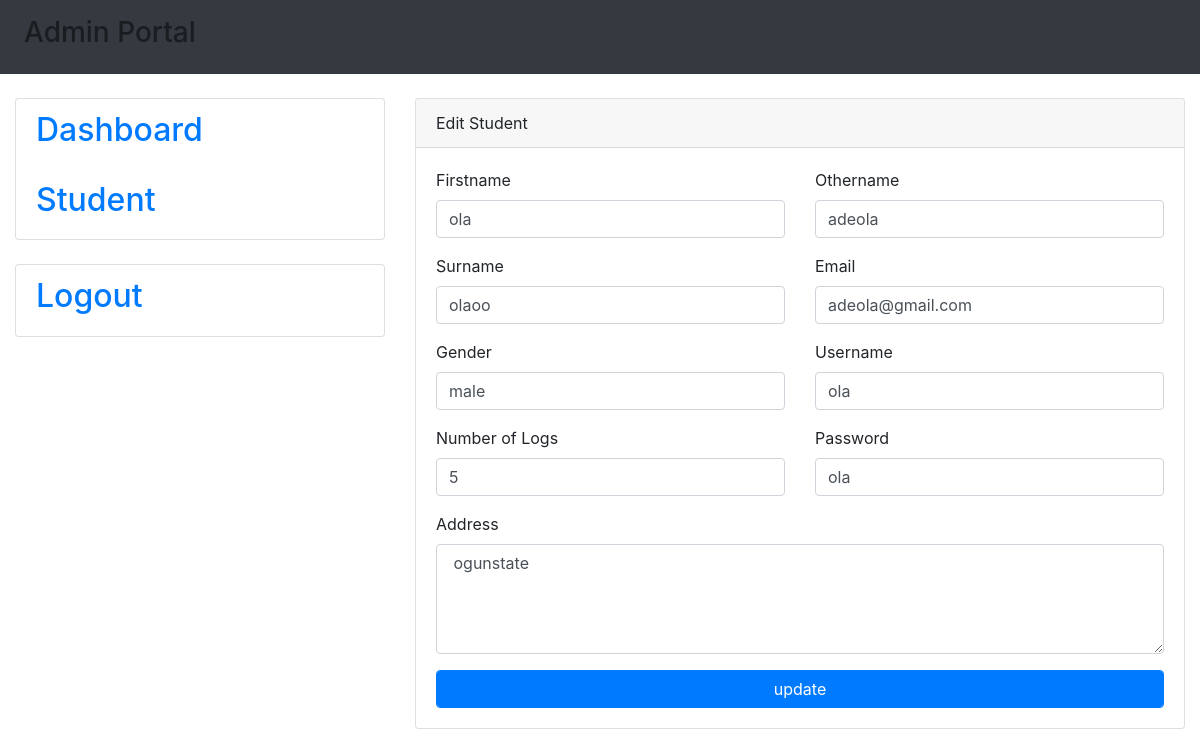
The app's page /admin/edit-student.php?student_id=4 with its own data.
### tables this page shows
CREATE TABLE IF NOT EXISTS `profile` (
  `student_id` int(10) NOT NULL AUTO_INCREMENT,
  `firstname` varchar(55) NOT NULL,
  `othername` varchar(55) NOT NULL,
  `lastname` varchar(55) NOT NULL,
  `gender` varchar(55) NOT NULL,
  `email` varchar(55) NOT NULL,
  `username` varchar(55) NOT NULL,
  `password` varchar(55) NOT NULL,
  `address` varchar(75) NOT NULL,
  `logs` varchar(12) NOT NULL,
  PRIMARY KEY (`student_id`)
);

### classes/DB.class.php (called while the page is built, shortened)
<?php
 Class DB
 {
 	public $db_details = ['host'=>'localhost','user'=>'root','pass'=>'','dbname'=>'student','charset'=>'utf8'];
 	public function __construct()
 	{
 		$dsn = "mysql:host=".$this->db_details['host'].";dbname=".$this->db_details['dbname'].";charset=".$this->db_details['charset'];
 		$option = [
 			PDO::ATTR_ERRMODE => PDO::ERRMODE_EXCEPTION,
 			PDO::ATTR_DEFAULT_FETCH_MODE => PDO::FETCH_ASSOC,
 			PDO::ATTR_EMULATE_PREPARES => false
 		];
 		try {
 			$this->pdo = new PDO($dsn, $this->db_details['user'],$this->db_details['pass'],$option);
 		} catch (\PDOException $e) {
 			throw new  \PDOException($e->getMessage(), (int)$e->getCode());
 		}
 	}
 }
 ?>

### classes/Student.class.php (called while the page is built, shortened)
<?php
class Student extends DB
{
	public function view_student_by_id($id)
	{
		$stmt = $this->pdo->prepare("SELECT * FROM `profile` WHERE `student_id`=:id");
		 $stmt->execute(array(":id"=>$id));
		  $editRow=$stmt->fetch(PDO::FETCH_ASSOC);
		  return $editRow;
	}
}
?>

### admin/edit-student.php (the view, shortened to what this page needs)
	<?php
	include '../includes/header.php';
	include '../includes/sidebar.php';
	include('../classes/DB.class.php');
	include('../classes/Student.class.php');
	?>
	<?php
	$get_student = new Student();
	$id = $_GET['student_id'];
	?>
	<div class="col-8">
		<div class="card">
			<div class="card-header">Edit Student</div>
			<div class="card-body">
				<?php
				$fetch = $get_student->view_student_by_id($id);
				?>
				<form method="POST">
					<div class="row">
						<div class="col-6">
							<div class="form-group">
								<label>Firstname</label>
								<input type="text" name="firstname" class="form-control" value="<?php  echo $fetch['firstname']; ?>">
							</div>
							<div class="form-group">
								<label>Surname</label>
								<input type="text" name="lastname" class="form-control" value="<?php  echo $fetch['lastname']; ?>">
							</div>
							<div class="form-group">
								<label>Gender</label>
								<input type="text" name="gender" class="form-control" value="<?php  echo $fetch['gender']; ?>">
							</div>
							<div class="form-group">
								<label>Number of Logs</label>
								<input type="text" name="logs" class="form-control" value="<?php  echo $fetch['logs']; ?>" >
							</div>
						</div>
						<div class="col-6">
							<div class="form-group">
								<label>Othername</label>
								<input type="text" name="othername" class="form-control" value="<?php  echo $fetch['othername']; ?>">
							</div>
							<div class="form-group">
								<label>Email</label>
								<input type="email" name="email" class="form-control" value="<?php  echo $fetch['email']; ?>">
							</div>
							<div class="form-group">
								<label>Username</label>
								<input type="text" name="username" class="form-control" value="<?php  echo $fetch['username']; ?>">
							</div>
							<div class="form-group">
								<label>Password</label>
								<input type="text" name="password" class="form-control" value="<?php  echo $fetch['password']; ?>">
							</div>
						</div>
					</div>
					<div class="form-group">
						<label>Address</label>
						<textarea name="address" class="form-control" rows="4" cols="50" value=""> <?php  echo $fetch['address']; ?></textarea>
					</div>
					<div class="form">
						<button type="submit"  name="update" class="btn btn-primary form-control">update</button>
					</div>
				</form>
			</div>
		</div>
	</div>
</div>
</div>
<?php
include '../includes/footer.php';
?>

### records on screen
profile: firstname "ola", lastname "olaoo", gender "male", logs "5", othername "adeola", email "adeola@gmail.com", username "ola", password "ola", address "ogunstate"
